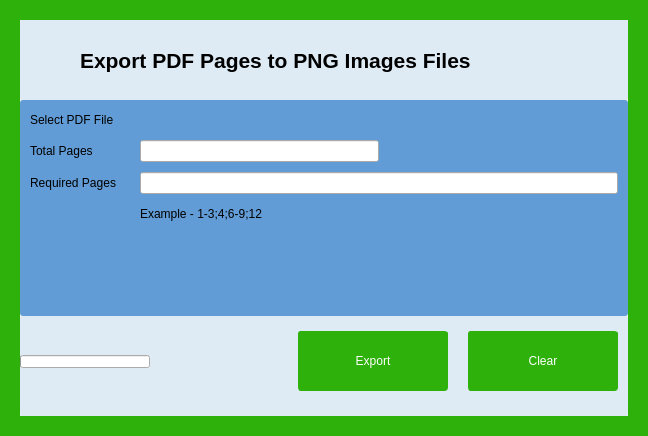
<?xml version="1.0" encoding="UTF-8"?>
<ui version="4.0">
 <class>Frame</class>
 <widget class="QFrame" name="Frame">
  <property name="geometry">
   <rect>
    <x>0</x>
    <y>0</y>
    <width>648</width>
    <height>436</height>
   </rect>
  </property>
  <property name="windowTitle">
   <string>Frame</string>
  </property>
  <property name="styleSheet">
   <string notr="true">
QFrame{
	border-width: 20;
	border-color: rgb(46, 177, 11);
	border-radius: 3;
	border-style: solid;
}

QPushButton{
	border-width: 1;
	border-color: rgb(46, 177, 11);
	border-radius: 3;
	border-style: solid;
	background-color: rgb(46, 177, 11);
	color: rgb(254, 254, 254);		
	font: 75 14pt &quot;Arial&quot;;
}</string>
  </property>
  <layout class="QVBoxLayout" name="verticalLayout_8">
   <property name="spacing">
    <number>0</number>
   </property>
   <property name="leftMargin">
    <number>0</number>
   </property>
   <property name="topMargin">
    <number>0</number>
   </property>
   <property name="rightMargin">
    <number>0</number>
   </property>
   <property name="bottomMargin">
    <number>0</number>
   </property>
   <item>
    <layout class="QVBoxLayout" name="verticalLayout">
     <property name="spacing">
      <number>0</number>
     </property>
     <property name="leftMargin">
      <number>0</number>
     </property>
     <property name="rightMargin">
      <number>0</number>
     </property>
     <item>
      <widget class="QFrame" name="titleFrame">
       <property name="sizePolicy">
        <sizepolicy hsizetype="Preferred" vsizetype="Expanding">
         <horstretch>0</horstretch>
         <verstretch>0</verstretch>
        </sizepolicy>
       </property>
       <property name="minimumSize">
        <size>
         <width>0</width>
         <height>50</height>
        </size>
       </property>
       <property name="maximumSize">
        <size>
         <width>16777215</width>
         <height>80</height>
        </size>
       </property>
       <property name="autoFillBackground">
        <bool>false</bool>
       </property>
       <property name="styleSheet">
        <string notr="true">


QFrame{
	border-width: 0;
	border-color: rgb(46, 177, 11);
	border-radius: 3;
	border-style: solid;
	background-color: rgb(222, 235, 244);
}

</string>
       </property>
       <property name="frameShape">
        <enum>QFrame::StyledPanel</enum>
       </property>
       <property name="frameShadow">
        <enum>QFrame::Raised</enum>
       </property>
       <layout class="QHBoxLayout" name="horizontalLayout">
        <property name="spacing">
         <number>0</number>
        </property>
        <property name="leftMargin">
         <number>0</number>
        </property>
        <property name="topMargin">
         <number>0</number>
        </property>
        <property name="rightMargin">
         <number>0</number>
        </property>
        <property name="bottomMargin">
         <number>0</number>
        </property>
        <item>
         <layout class="QHBoxLayout" name="horizontalLayout_5">
          <property name="spacing">
           <number>0</number>
          </property>
          <property name="leftMargin">
           <number>10</number>
          </property>
          <item>
           <widget class="QLabel" name="_lblFrameIcon">
            <property name="sizePolicy">
             <sizepolicy hsizetype="Fixed" vsizetype="Fixed">
              <horstretch>0</horstretch>
              <verstretch>0</verstretch>
             </sizepolicy>
            </property>
            <property name="minimumSize">
             <size>
              <width>50</width>
              <height>50</height>
             </size>
            </property>
            <property name="maximumSize">
             <size>
              <width>50</width>
              <height>50</height>
             </size>
            </property>
            <property name="styleSheet">
             <string notr="true"/>
            </property>
            <property name="text">
             <string/>
            </property>
            <property name="pixmap">
             <pixmap resource="Resources.qrc">:/resources/images/resources/images/pdf2png2.png</pixmap>
            </property>
            <property name="scaledContents">
             <bool>true</bool>
            </property>
           </widget>
          </item>
          <item>
           <widget class="QLabel" name="_lblFrameTitle">
            <property name="sizePolicy">
             <sizepolicy hsizetype="Expanding" vsizetype="Expanding">
              <horstretch>0</horstretch>
              <verstretch>0</verstretch>
             </sizepolicy>
            </property>
            <property name="minimumSize">
             <size>
              <width>0</width>
              <height>50</height>
             </size>
            </property>
            <property name="maximumSize">
             <size>
              <width>16777215</width>
              <height>80</height>
             </size>
            </property>
            <property name="font">
             <font>
              <pointsize>16</pointsize>
              <weight>75</weight>
              <bold>true</bold>
             </font>
            </property>
            <property name="styleSheet">
             <string notr="true"/>
            </property>
            <property name="text">
             <string>Export PDF Pages to PNG Images Files</string>
            </property>
           </widget>
          </item>
         </layout>
        </item>
       </layout>
      </widget>
     </item>
     <item>
      <widget class="QFrame" name="bodyFrame">
       <property name="styleSheet">
        <string notr="true">QFrame{
	border-width: 0;
	border-color: rgb(46, 177, 11);
	border-radius: 3;
	border-style: solid;
	background-color: rgb(97, 156, 214);
}


</string>
       </property>
       <property name="frameShape">
        <enum>QFrame::StyledPanel</enum>
       </property>
       <property name="frameShadow">
        <enum>QFrame::Raised</enum>
       </property>
       <layout class="QVBoxLayout" name="verticalLayout_7">
        <property name="leftMargin">
         <number>0</number>
        </property>
        <property name="topMargin">
         <number>10</number>
        </property>
        <property name="rightMargin">
         <number>0</number>
        </property>
        <property name="bottomMargin">
         <number>0</number>
        </property>
        <item>
         <layout class="QVBoxLayout" name="verticalLayout_2">
          <property name="spacing">
           <number>10</number>
          </property>
          <property name="leftMargin">
           <number>10</number>
          </property>
          <property name="rightMargin">
           <number>10</number>
          </property>
          <item>
           <widget class="QLabel" name="label_11">
            <property name="minimumSize">
             <size>
              <width>0</width>
              <height>20</height>
             </size>
            </property>
            <property name="maximumSize">
             <size>
              <width>16777215</width>
              <height>30</height>
             </size>
            </property>
            <property name="autoFillBackground">
             <bool>false</bool>
            </property>
            <property name="styleSheet">
             <string notr="true"/>
            </property>
            <property name="text">
             <string>Select PDF File</string>
            </property>
           </widget>
          </item>
          <item>
           <layout class="QHBoxLayout" name="horizontalLayout_2">
            <property name="leftMargin">
             <number>0</number>
            </property>
            <property name="topMargin">
             <number>0</number>
            </property>
            <property name="rightMargin">
             <number>0</number>
            </property>
            <item>
             <widget class="QLabel" name="label">
              <property name="sizePolicy">
               <sizepolicy hsizetype="Preferred" vsizetype="Preferred">
                <horstretch>0</horstretch>
                <verstretch>0</verstretch>
               </sizepolicy>
              </property>
              <property name="minimumSize">
               <size>
                <width>100</width>
                <height>0</height>
               </size>
              </property>
              <property name="maximumSize">
               <size>
                <width>200</width>
                <height>16777215</height>
               </size>
              </property>
              <property name="text">
               <string>Total Pages</string>
              </property>
             </widget>
            </item>
            <item>
             <widget class="QLineEdit" name="_txtTotalPages"/>
            </item>
            <item>
             <spacer name="horizontalSpacer">
              <property name="orientation">
               <enum>Qt::Horizontal</enum>
              </property>
              <property name="sizeHint" stdset="0">
               <size>
                <width>40</width>
                <height>20</height>
               </size>
              </property>
             </spacer>
            </item>
           </layout>
          </item>
          <item>
           <layout class="QHBoxLayout" name="horizontalLayout_3">
            <property name="leftMargin">
             <number>0</number>
            </property>
            <property name="topMargin">
             <number>0</number>
            </property>
            <item>
             <widget class="QLabel" name="label_2">
              <property name="sizePolicy">
               <sizepolicy hsizetype="Fixed" vsizetype="Preferred">
                <horstretch>0</horstretch>
                <verstretch>0</verstretch>
               </sizepolicy>
              </property>
              <property name="minimumSize">
               <size>
                <width>100</width>
                <height>0</height>
               </size>
              </property>
              <property name="maximumSize">
               <size>
                <width>100</width>
                <height>16777215</height>
               </size>
              </property>
              <property name="text">
               <string>Required Pages</string>
              </property>
             </widget>
            </item>
            <item>
             <widget class="QLineEdit" name="_txtRequiredPages"/>
            </item>
           </layout>
          </item>
          <item>
           <layout class="QHBoxLayout" name="horizontalLayout_7">
            <property name="spacing">
             <number>10</number>
            </property>
            <property name="topMargin">
             <number>0</number>
            </property>
            <item>
             <widget class="QLabel" name="label_12">
              <property name="sizePolicy">
               <sizepolicy hsizetype="Fixed" vsizetype="Preferred">
                <horstretch>0</horstretch>
                <verstretch>0</verstretch>
               </sizepolicy>
              </property>
              <property name="minimumSize">
               <size>
                <width>100</width>
                <height>20</height>
               </size>
              </property>
              <property name="maximumSize">
               <size>
                <width>100</width>
                <height>30</height>
               </size>
              </property>
              <property name="styleSheet">
               <string notr="true"/>
              </property>
              <property name="text">
               <string/>
              </property>
             </widget>
            </item>
            <item>
             <widget class="QLabel" name="_lblExample">
              <property name="text">
               <string>Example - 1-3;4;6-9;12</string>
              </property>
             </widget>
            </item>
            <item>
             <spacer name="horizontalSpacer_2">
              <property name="orientation">
               <enum>Qt::Horizontal</enum>
              </property>
              <property name="sizeHint" stdset="0">
               <size>
                <width>40</width>
                <height>20</height>
               </size>
              </property>
             </spacer>
            </item>
           </layout>
          </item>
         </layout>
        </item>
        <item>
         <spacer name="verticalSpacer_3">
          <property name="orientation">
           <enum>Qt::Vertical</enum>
          </property>
          <property name="sizeHint" stdset="0">
           <size>
            <width>20</width>
            <height>40</height>
           </size>
          </property>
         </spacer>
        </item>
       </layout>
      </widget>
     </item>
     <item>
      <widget class="QFrame" name="bottomFrame">
       <property name="sizePolicy">
        <sizepolicy hsizetype="Expanding" vsizetype="Expanding">
         <horstretch>0</horstretch>
         <verstretch>0</verstretch>
        </sizepolicy>
       </property>
       <property name="minimumSize">
        <size>
         <width>0</width>
         <height>80</height>
        </size>
       </property>
       <property name="maximumSize">
        <size>
         <width>16777215</width>
         <height>100</height>
        </size>
       </property>
       <property name="styleSheet">
        <string notr="true">


QFrame{
	border-width: 0;
	border-color: rgb(46, 177, 11);
	border-radius: 3;
	border-style: solid;
	background-color: rgb(222, 235, 244);
}

</string>
       </property>
       <property name="frameShape">
        <enum>QFrame::StyledPanel</enum>
       </property>
       <property name="frameShadow">
        <enum>QFrame::Raised</enum>
       </property>
       <layout class="QHBoxLayout" name="horizontalLayout_12">
        <property name="spacing">
         <number>0</number>
        </property>
        <property name="leftMargin">
         <number>0</number>
        </property>
        <property name="topMargin">
         <number>0</number>
        </property>
        <property name="rightMargin">
         <number>0</number>
        </property>
        <item>
         <layout class="QHBoxLayout" name="horizontalLayout_13">
          <property name="spacing">
           <number>20</number>
          </property>
          <property name="rightMargin">
           <number>10</number>
          </property>
          <item>
           <layout class="QHBoxLayout" name="horizontalLayout_14">
            <property name="spacing">
             <number>10</number>
            </property>
            <item>
             <widget class="QProgressBar" name="progressBar">
              <property name="sizePolicy">
               <sizepolicy hsizetype="Fixed" vsizetype="Fixed">
                <horstretch>0</horstretch>
                <verstretch>0</verstretch>
               </sizepolicy>
              </property>
              <property name="minimumSize">
               <size>
                <width>130</width>
                <height>13</height>
               </size>
              </property>
              <property name="maximumSize">
               <size>
                <width>130</width>
                <height>13</height>
               </size>
              </property>
              <property name="value">
               <number>0</number>
              </property>
              <property name="textVisible">
               <bool>false</bool>
              </property>
             </widget>
            </item>
            <item>
             <widget class="QLabel" name="_lblProgressStatus">
              <property name="sizePolicy">
               <sizepolicy hsizetype="Preferred" vsizetype="Fixed">
                <horstretch>0</horstretch>
                <verstretch>0</verstretch>
               </sizepolicy>
              </property>
              <property name="text">
               <string/>
              </property>
             </widget>
            </item>
           </layout>
          </item>
          <item>
           <widget class="QPushButton" name="_btnExportPdf2Png">
            <property name="sizePolicy">
             <sizepolicy hsizetype="Expanding" vsizetype="Expanding">
              <horstretch>0</horstretch>
              <verstretch>0</verstretch>
             </sizepolicy>
            </property>
            <property name="minimumSize">
             <size>
              <width>120</width>
              <height>40</height>
             </size>
            </property>
            <property name="maximumSize">
             <size>
              <width>150</width>
              <height>60</height>
             </size>
            </property>
            <property name="text">
             <string>Export</string>
            </property>
            <property name="icon">
             <iconset resource="Resources.qrc">
              <normaloff>:/resources/images/resources/images/export.png</normaloff>:/resources/images/resources/images/export.png</iconset>
            </property>
            <property name="iconSize">
             <size>
              <width>16</width>
              <height>16</height>
             </size>
            </property>
           </widget>
          </item>
          <item>
           <widget class="QPushButton" name="_btnClear">
            <property name="sizePolicy">
             <sizepolicy hsizetype="Expanding" vsizetype="Expanding">
              <horstretch>0</horstretch>
              <verstretch>0</verstretch>
             </sizepolicy>
            </property>
            <property name="minimumSize">
             <size>
              <width>120</width>
              <height>40</height>
             </size>
            </property>
            <property name="maximumSize">
             <size>
              <width>150</width>
              <height>60</height>
             </size>
            </property>
            <property name="text">
             <string>Clear</string>
            </property>
            <property name="icon">
             <iconset resource="Resources.qrc">
              <normaloff>:/resources/images/resources/images/clear.png</normaloff>:/resources/images/resources/images/clear.png</iconset>
            </property>
           </widget>
          </item>
         </layout>
        </item>
       </layout>
      </widget>
     </item>
    </layout>
   </item>
  </layout>
 </widget>
 <resources>
  <include location="Resources.qrc"/>
 </resources>
 <connections/>
</ui>
